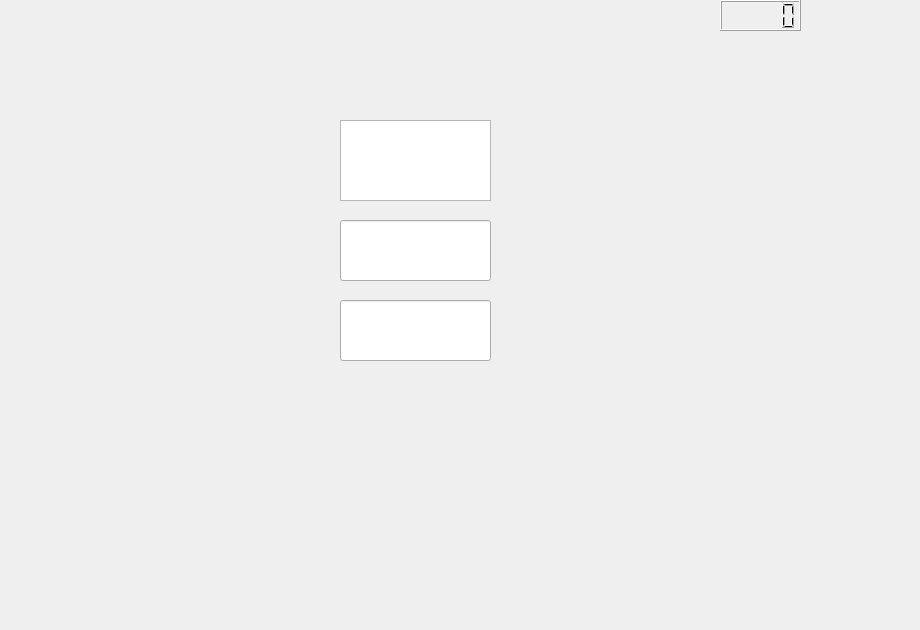
    <widget class="QWidget" name="tab_7">
     <attribute name="title">
      <string>Page</string>
     </attribute>
     <widget class="QLCDNumber" name="lcd">
      <property name="geometry">
       <rect>
        <x>720</x>
        <y>0</y>
        <width>81</width>
        <height>31</height>
       </rect>
      </property>
     </widget>
     <widget class="QLineEdit" name="luii">
      <property name="geometry">
       <rect>
        <x>340</x>
        <y>300</y>
        <width>151</width>
        <height>61</height>
       </rect>
      </property>
     </widget>
     <widget class="QTableView" name="rechh">
      <property name="geometry">
       <rect>
        <x>340</x>
        <y>120</y>
        <width>151</width>
        <height>81</height>
       </rect>
      </property>
     </widget>
     <widget class="QLineEdit" name="yhul">
      <property name="geometry">
       <rect>
        <x>340</x>
        <y>220</y>
        <width>151</width>
        <height>61</height>
       </rect>
      </property>
     </widget>
     <widget class="QLabel" name="label_23">
      <property name="geometry">
       <rect>
        <x>0</x>
        <y>-50</y>
        <width>911</width>
        <height>621</height>
       </rect>
      </property>
      <property name="text">
       <string/>
      </property>
      <property name="pixmap">
       <pixmap>C:/Users/ilyes/Downloads/312712033_810953443508217_8693627082314370591_n.png</pixmap>
      </property>
     </widget>
     <zorder>label_23</zorder>
     <zorder>lcd</zorder>
     <zorder>luii</zorder>
     <zorder>rechh</zorder>
     <zorder>yhul</zorder>
    </widget>
